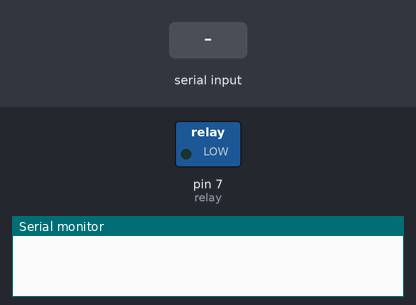
The sketch below on a simulated Arduino Uno, built with avr-gcc and run on an emulated ATmega328P. Parts: switched loads named in the sketch (green lamp = pin HIGH), the last lines printed to the serial monitor. The test bench sets the inputs (shaded band).

Above: at 1.2 s.
1.3 s: "1" received over Serial
At 2.0 s:
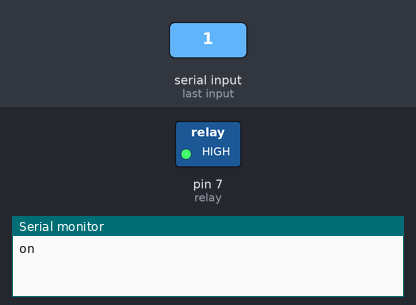
2.8 s: "0" received over Serial
At 3.1 s:
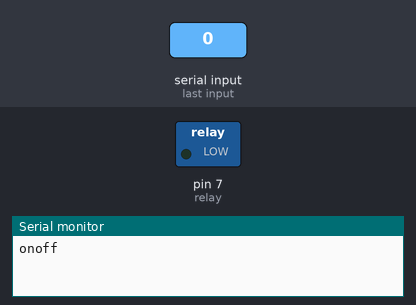
Timing chart, 0 to 5.8 s (numbered marks = the images above; inputs shaded):
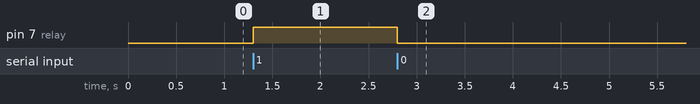

The sketch:

relay.ino
```cpp
int relay = 7;

void setup()
{
	pinMode(relay, OUTPUT);
    digitalWrite(relay, LOW);
    Serial.begin(9600);
}

void loop()
{
	if (Serial.available() > 0)
    {
        char command = Serial.read();
        if (command == '1')
        {
            digitalWrite(relay, HIGH);
            Serial.write("on");
        }
        else if (command == '0')
        {
            digitalWrite(relay, LOW);
            Serial.write("off");
        }
    }
}
```

audio.ino
```cpp
int knob1 = A0;
```

Measured:
- after the input at 1.3 s, pin 7 (relay): LOW → HIGH at once
- after the input at 2.8 s, pin 7 (relay): HIGH → LOW at once
